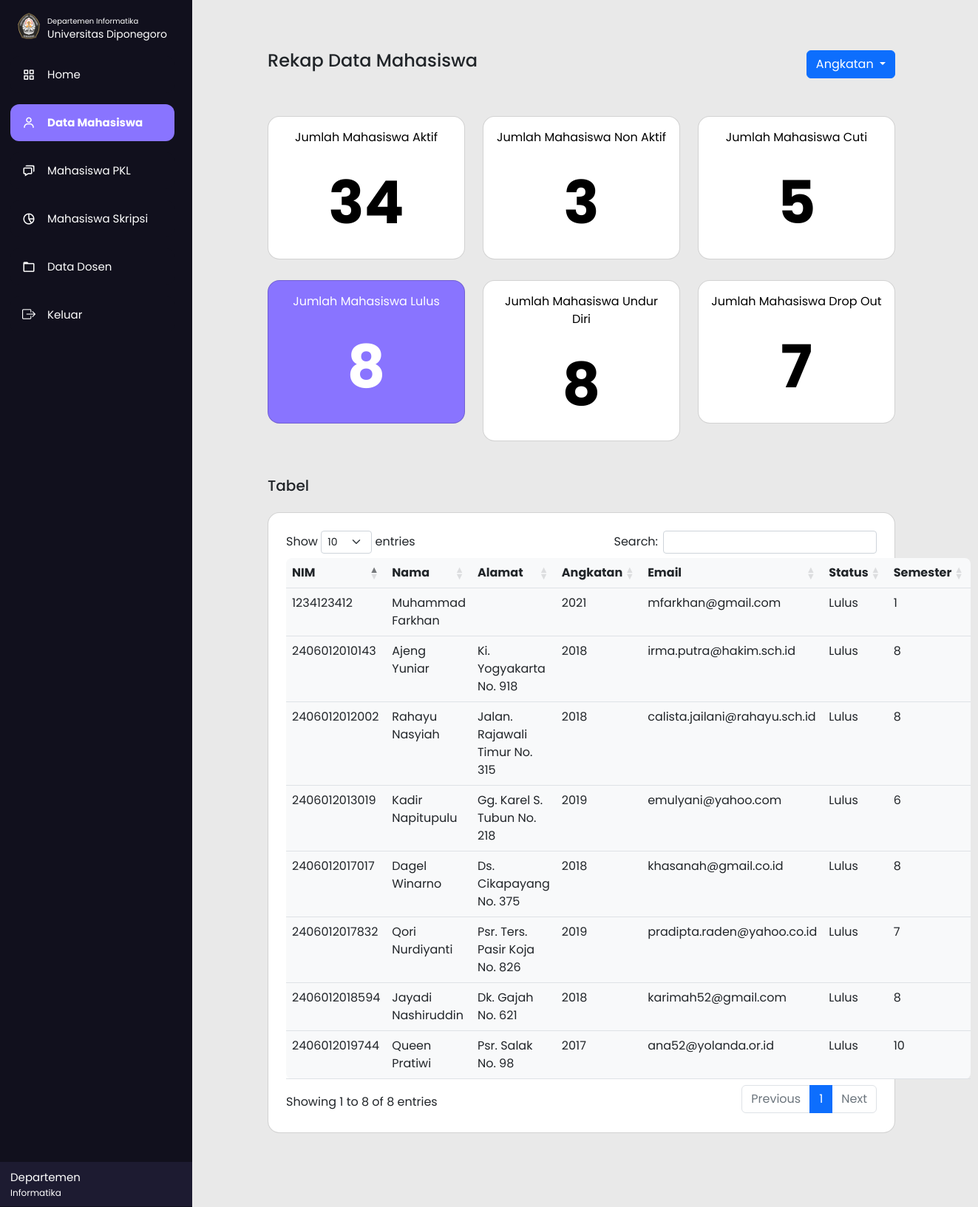
/departemen/datamhslulus.php, run on the app's committed database.
### tables this page shows
CREATE TABLE `tb_mhs` (
  `nim` varchar(14) NOT NULL,
  `nama` varchar(50) NOT NULL,
  `alamat` varchar(255) NOT NULL,
  `kode_kota` int(11) NOT NULL,
  `angkatan` varchar(4) NOT NULL,
  `jalur_masuk` varchar(10) NOT NULL,
  `email` varchar(255) NOT NULL,
  `no_hp` varchar(14) NOT NULL,
  `status` varchar(25) NOT NULL,
  `foto_mhs` varchar(255) NOT NULL,
  `kode_wali` varchar(5) NOT NULL,
  `semester` varchar(2) NOT NULL
);

### departemen/datamhslulus.php (the view, shortened to what this page needs)
<?php
  include'../db_login.php';
?>
<!DOCTYPE html>
<html lang="en" dir="ltr">
  <head>
    <link rel="stylesheet" href="style.css">
    <link rel="stylesheet" href="style.css">
    <link href="https://cdn.jsdelivr.net/npm/bootstrap@5.2.2/dist/css/bootstrap.min.css" rel="stylesheet">
    <link href='https://unpkg.com/boxicons@2.0.7/css/boxicons.min.css' rel='stylesheet'>
    <link rel="stylesheet" href="https://cdn.datatables.net/1.12.1/css/dataTables.bootstrap5.min.css">
    <link rel="stylesheet" href="https://cdnjs.cloudflare.com/ajax/libs/twitter-bootstrap/5.2.0/css/bootstrap.min.css">
    <link rel="stylesheet" href="https://cdn.jsdelivr.net/npm/bootstrap-icons@1.9.1/font/bootstrap-icons.css">
  </head>
<body>
  <div class="sidebar">
  <div class="logo-details">
      <i> <img src="../asset/img/undip.png" style="width:40px ; padding-bottom:5px" alt=""></i>
        <div class="logo_name" style="padding-top: 5px;"> <div style="font-size:10px ;">Departemen Informatika</div>  Universitas Diponegoro</div>
    </div>
    <ul class="nav-list" id="nav-list">
      <li>
        <a class="nav-link " href="index.php">
          <i class='bx bx-grid-alt'></i>
          <span class="links_name">Home</span>
        </a>
      </li>
      <li>
       <a class="nav-link active " href="datamhs.php">
         <i class='bx bx-user' ></i>
         <span class="links_name">Data Mahasiswa</span>
       </a>
     </li>
     <li>
       <a class="nav-link " href="mhspkl.php">
         <i class='bx bx-chat' ></i>
         <span class="links_name">Mahasiswa PKL</span>
       </a>
     </li>
     <li>
       <a class="nav-link" href="mhsskripsi.php">
         <i class='bx bx-pie-chart-alt-2' ></i>
         <span class="links_name">Mahasiswa Skripsi</span>
       </a>
     </li>
     <li>
       <a class="nav-link" href="datadosen.php">
         <i class='bx bx-folder' ></i>
         <span class="links_name">Data Dosen</span>
       </a>
     </li>
     <li>
       <a class="nav-link" href="../logout.php">
         <i class="bi bi-box-arrow-right"></i>
         <span class="links_name">Keluar</span>
       </a>
     </li>
     <li class="profile">
         <div class="profile-details">
           <div class="name_job">
             <div class="name">Departemen</div>
             <div class="email">Informatika</div>
           </div>
         </div>
     </li>
    </ul>
  </div>
  <section class="home-section">
    <div class="container-fluid">
      <div class="h4 mt-5 w-100 ">Rekap Data Mahasiswa
      <div class="dropdown float-end">
      <a class="btn btn-primary dropdown-toggle" href="datamhslulus.php" role="button" data-bs-toggle="dropdown" aria-expanded="false">
        Angkatan
      </a>
    </div>
      </div><br>
      <div class="row row-cols-1 row-cols-md-3 g-4 mt-1">
          <?php
          $ambildata = mysqli_query($conn, "SELECT * FROM tb_mhs WHERE status='Aktif'");
          $aktif = 0;
          while ($data = mysqli_fetch_array($ambildata)) {
              $aktif++;
              }
          $ambildata = mysqli_query($conn, "SELECT * FROM tb_mhs WHERE status='Nonaktif'");
          $non_aktif = 0;
          while ($data = mysqli_fetch_array($ambildata)) {
              $non_aktif++;
              }
          $ambildata = mysqli_query($conn, "SELECT * FROM tb_mhs WHERE status='Cuti'");
          $cuti = 0;
          while ($data = mysqli_fetch_array($ambildata)) {
              $cuti++;
              }
          ?>
        <div class="col">
          <a href="datamhs.php">
          <div class="card rounded-4  ">
            <div class="card-body">
              <p class="text-center">Jumlah Mahasiswa Aktif</p>
              <p class="card-text jumlah text-center"><?= $aktif; ?></p>
            </div>
          </div>
          </a>
        </div>
        <div class="col">
          <a href="datamhsnonaktif.php">
          <div class="card rounded-4 ">
            <div class="card-body">
              <p class="text-center">Jumlah Mahasiswa Non Aktif</p>
              <p class="card-text jumlah text-center"><?= $non_aktif; ?></p>
            </div>
          </div>
          </a>
        </div>
        <div class="col">
          <a href="datamhscuti.php">
          <div class="card rounded-4 ">
            <div class="card-body">
              <p class="text-center">Jumlah Mahasiswa Cuti</p>
              <p class="card-text jumlah text-center"><?= $cuti; ?></p>
            </div>
          </div>
          </a>
        </div>
      </div>
      <div class="row row-cols-1 row-cols-md-3 g-4 mt-1">
      <?php
      $datalulus = mysqli_query($conn, "SELECT * FROM tb_mhs WHERE status='Lulus'");
      $lulus = mysqli_num_rows($datalulus);
      $dataud = mysqli_query($conn, "SELECT * FROM tb_mhs WHERE status='Undur Diri'");
      $ud = mysqli_num_rows($dataud);
      $datado = mysqli_query($conn, "SELECT * FROM tb_mhs WHERE status='DO'");
      $do = mysqli_num_rows($datado);
      ?>
      <div class="col">
      <a href="datamhslulus.php">
      <div class="card rounded-4 card-active">
        <div class="card-body">
          <p class="text-center">Jumlah Mahasiswa Lulus</p>
          <p class="card-text jumlah text-center"><?= $lulus; ?></p>
        </div>
      </div>
      </a>
      </div>
      <div class="col">
      <a href="datamhsundurdiri.php">
      <div class="card rounded-4 ">
        <div class="card-body">
          <p class="text-center">Jumlah Mahasiswa Undur Diri</p>
          <p class="card-text jumlah text-center"><?= $ud; ?></p>
        </div>
      </div>
      </a>
      </div>
      <div class="col">
      <a href="datamhsdo.php">
      <div class="card rounded-4  ">
        <div class="card-body">
          <p class="text-center">Jumlah Mahasiswa Drop Out</p>
          <p class="card-text jumlah text-center"><?= $do; ?></p>
        </div>
      </div>
      </a>
      </div>
      </div>
      <br>
      <div class="h5 mt-4 mb-4 w-100">Tabel</div>
      <div class="card p-4 rounded-4">
      <table id="example" class="table  bg-light rounded-3" style="width:100%">
        <thead>
            <tr>
                <th>NIM</th>
                <th>Nama</th>
                <th>Alamat</th>
                <th>Angkatan</th>
                <th>Email</th>
                <th>Status</th>
                <th>Semester</th>
            </tr>
        </thead>
        <tbody>
          <?php
          $ambildata = mysqli_query($conn, 'SELECT * FROM tb_mhs WHERE status = "Lulus" ORDER BY  nama ASC, semester ASC'  );
          while ($data = mysqli_fetch_array($ambildata)) {
              $nim = $data['nim'];
              $nama = $data['nama'];
              $alamat = $data['alamat'];
              $angkatan = $data['angkatan'];
              $email = $data['email'];
              $status = $data['status'];
              $semester = $data['semester'];
          ?>
        <tr>
          <td><?= $nim ?></td>
          <td><?= $nama; ?></td>
          <td><?= $alamat; ?></td>
          <td><?= $angkatan; ?></td>
          <td><?= $email; ?></td>
          <td><?= $status; ?></td>
          <td><?= $semester; ?></td>
        </tr>
        <?php
          }
        ?>
    </table>
    </div>
    </div>
</body>
 </html>

### departemen/style.css (style rules this page uses)
* { margin: 0; padding: 0; box-sizing: border-box; font-family: "Poppins" , sans-serif; }
.sidebar { position: fixed; left: 0; top: 0; height: 100%; width: 260px; background: #11101D; padding: 6px 14px; z-index: 99; transition: all 0.5s ease; }
.sidebar .logo-details { height: 60px; display: flex; align-items: center; position: relative; }
.sidebar .logo-details img { opacity: 1; transition: all 0.5s ease; size: 10px; }
.sidebar .logo-details .logo_name { color: #fff; font-size: 14px; opacity: 1; transition: all 0.5s ease; }
.sidebar i { color: #fff; height: 60px; min-width: 50px; font-size: 28px; text-align: center; line-height: 60px; }
.sidebar .nav-list { height: 100%; margin-top: 10px; margin-left: -32px; margin-right: 10px; }
.sidebar .nav-list .active, .nav-link:hover { background-color:#8974FF; }
.sidebar .nav-list .active .links_name { font-weight: bold; }
.sidebar li { position: relative; margin: px 0; list-style: none; margin-bottom: 15px; }
.sidebar li a { display: flex; height: 100%; width: 100%; border-radius: 12px; align-items: center; text-decoration: none; transition: all 0.4s ease; background: #11101D; }
.sidebar li a .links_name { color: #fff; font-size: 15px; font-weight: 400; white-space: nowrap; opacity: 1; pointer-events: auto; transition: 0.4s; }
.sidebar li i { height: 50px; line-height: 50px; font-size: 18px; border-radius: 12px; }
.sidebar li.profile { position: fixed; height: 60px; width: 260px; left: 0; bottom: -14px; padding: 10px 14px; background: #1d1b31; transition: all 0.5s ease; overflow: hidden; }
.sidebar li .profile-details { display: flex; align-items: center; flex-wrap: nowrap; }
.sidebar li.profile .name, .sidebar li.profile .email { font-size: 15px; font-weight: 400; color: #fff; white-space: nowrap; }
.sidebar li.profile .email { font-size: 12px; }
.home-section { position: relative; background: #e9e9e9; min-height: 100vh; padding: 100px; padding-top: 20px; left: 250px; width: calc(100% - 250px); transition: all 0.5s ease; z-index: 2; }
.home-section a .card { text-decoration: none; color: black; }
.home-section a { text-decoration: none; }
.jumlah { font-size: 80px; font-weight: bold; }
.home-section a .card-active { color: white; background-color: #8974FF; }

### departemen/datamhslulus.php (style rules this page uses)
.home-section a .card-active { color: white; background-color: #8974FF; }

### data on the page
tb_mhs: nim "2406012010143", nama "Ajeng Yuniar", alamat "Ki. Yogyakarta No. 918", angkatan "2018", email "irma.putra@hakim.sch.id", status "Lulus", semester "8"
tb_mhs: nim "2406012017017", nama "Dagel Winarno", alamat "Ds. Cikapayang No. 375", angkatan "2018", email "khasanah@gmail.co.id", status "Lulus", semester "8"
tb_mhs: nim "2406012018594", nama "Jayadi Nashiruddin", alamat "Dk. Gajah No. 621", angkatan "2018", email "karimah52@gmail.com", status "Lulus", semester "8"
tb_mhs: nim "2406012013019", nama "Kadir Napitupulu", alamat "Gg. Karel S. Tubun No. 218", angkatan "2019", email "emulyani@yahoo.com", status "Lulus", semester "6"
tb_mhs: nim "1234123412", nama "Muhammad Farkhan", angkatan "2021", email "mfarkhan@gmail.com", status "Lulus", semester "1"
tb_mhs: nim "2406012017832", nama "Qori Nurdiyanti", alamat "Psr. Ters. Pasir Koja No. 826", angkatan "2019", email "pradipta.raden@yahoo.co.id", status "Lulus", semester "7"
tb_mhs: nim "2406012019744", nama "Queen Pratiwi", alamat "Psr. Salak No. 98", angkatan "2017", email "ana52@yolanda.or.id", status "Lulus", semester "10"
tb_mhs: nim "2406012012002", nama "Rahayu Nasyiah", alamat "Jalan. Rajawali Timur No. 315", angkatan "2018", email "calista.jailani@rahayu.sch.id", status "Lulus", semester "8"

### other printed values
$aktif "34"
$non_aktif "3"
$cuti "5"
$lulus "8"
$ud "8"
$do "7"
